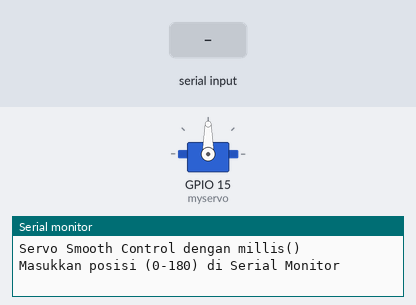
The sketch below on a simulated ESP32. On the bench: servo, the last lines printed to the serial monitor. Inputs (shaded band) come from the test bench.

Above: at 1.2 s.
1.3 s: "30,150\n" received over Serial
At 3.7 s:
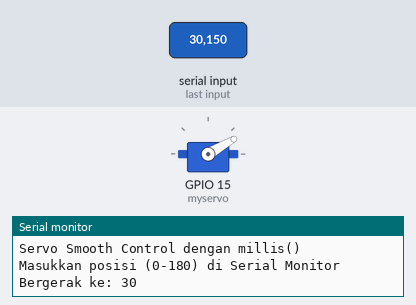
4.0 s: "1\n" received over Serial
At 5.8 s:
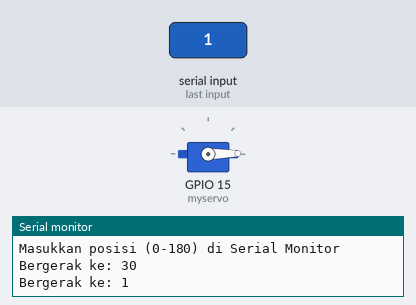
6.1 s: "200\n" received over Serial
At 7.15 s:
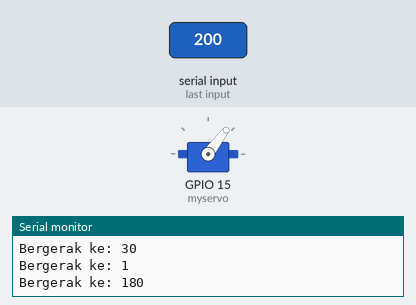
9.1 s: "90,45\n" received over Serial
12.1 s: "200\n" received over Serial
At 15.3 s:
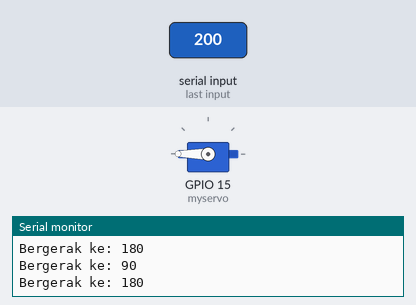
Timing chart, 0 to 16.1 s (numbered marks = the images above; inputs shaded):
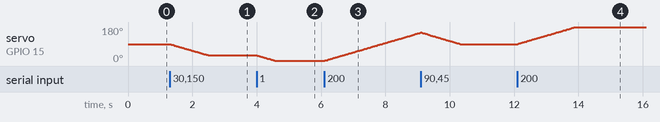

The sketch:

right_hand.ino
```cpp
// #include <ESP32Servo.h>

// static const int rightServoPin = 2;
// Servo servoRight;

// int positions[] = {0, 180};
// int begin = 0;

// unsigned long prevMillis = 0;
// const unsigned long interval = 300;

// void setup() {
//   Serial.begin(9600);
//   servoRight.attach(rightServoPin);
//   servoRight.write(90);
//   prevMillis = millis();
// }

// void loop() {
//   // if (millis() - prevMillis >= interval) {
//   //   begin++;
//   //   if (begin >= sizeof(positions)/sizeof(positions[0])) {
//   //     begin = 0;
//   //   }

//   //   servoRight.write(positions[begin]);
//   //   Serial.print("Posisi servo: ");
//   //   Serial.println(positions[begin]);

//   //   prevMillis = millis();
//   // }
// }

#include <ESP32Servo.h>

Servo myservo;  // Buat objek servo

// Variabel untuk kontrol servo
int currentPos = 90;   // Posisi saat ini
int targetPos = 90;   // Posisi target (default di tengah)
int servoSpeed = 20;  // Kecepatan gerakan (ms per langkah)
int stepSize = 1;     // Besar langkah setiap gerakan

// Variabel untuk timing non-blocking
unsigned long previousMillis = 0;
const long interval = 15;  // Interval dasar untuk perhitungan kecepatan

void setup() {
  myservo.attach(15);          // Servo terhubung ke pin 9
  myservo.write(currentPos);  // Set posisi awal
  Serial.begin(115200);
  Serial.println("Servo Smooth Control dengan millis()");
  Serial.println("Masukkan posisi (0-180) di Serial Monitor");
}

void loop() {
  // Baca input serial untuk mengubah posisi target
  if (Serial.available() > 0) {
    targetPos = Serial.parseInt();
    targetPos = constrain(targetPos, 0, 180);
    Serial.print("Bergerak ke: ");
    Serial.println(targetPos);

    // Bersihkan buffer serial
    while (Serial.available() > 0) Serial.read();
  }

  // Kontrol servo non-blocking
  unsigned long currentMillis = millis();

  if (currentMillis - previousMillis >= servoSpeed) {
    previousMillis = currentMillis;

    if (currentPos != targetPos) {
      // Hitung arah gerakan
      int direction = (targetPos > currentPos) ? 1 : -1;

      // Gerakkan servo
      currentPos += direction * stepSize;

      // Pastikan tidak melebihi target
      if ((direction == 1 && currentPos > targetPos) || (direction == -1 && currentPos < targetPos)) {
        currentPos = targetPos;
      }

      myservo.write(currentPos);

      // Debug posisi jika diperlukan
      // Serial.println(currentPos);
    }
  }

  // Lakukan tugas lain di sini tanpa terganggu
  // ...
}
```

Measured:
- after the input at 1.3 s, servo on GPIO 15 (myservo): moves from 90° to 30° over 1.2 s, starting at once
- after the input at 4.0 s, servo on GPIO 15 (myservo): moves from 30° to 1° over 0.56 s, starting at once
- after the input at 6.1 s, servo on GPIO 15 (myservo): moves from 1° to 150° over 3.0 s, starting at once
- after the input at 12.1 s, servo on GPIO 15 (myservo): moves from 90° to 180° over 1.8 s, starting at once
